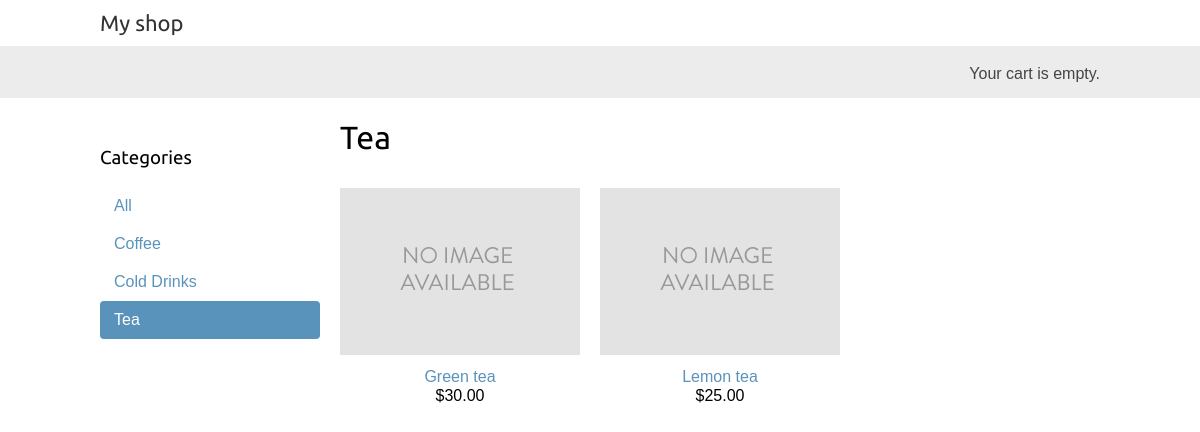
Page /tea/ on the committed database.
### shop/models.py (models this page shows, shortened)
class Category(models.Model):
    name = models.CharField(max_length=200)
    slug = models.SlugField(max_length=200, unique=True)
    class Meta:
        ordering = ['name']
        indexes = [
            models.Index(fields=['name'])
        ]
        verbose_name = 'category'
        verbose_name_plural = 'categories'
    def get_absolute_url(self):
        return reverse('shop:product_list_by_category', args=[self.slug])

class Product(models.Model):
    category = models.ForeignKey(Category, related_name='products', on_delete=models.CASCADE)
    name = models.CharField(max_length=200)
    slug = models.SlugField(max_length=200)
    image = models.ImageField(upload_to='products/%Y/%m/%d', blank=True)
    description = models.TextField(blank=True)
    price = models.DecimalField(max_digits=10, decimal_places=2)
    available = models.BooleanField(default=True)
    created = models.DateTimeField(auto_now_add=True)
    updated = models.DateTimeField(auto_now=True)
    class Meta:
        ordering = ['name']
        indexes = [
            models.Index(fields=['id','slug']),
            models.Index(fields=['name']),
            models.Index(fields=['-created'])
        ]
    def get_absolute_url(self):
        return reverse('shop:product_detail', args=[self.id, self.slug])

### shop/views.py (the view)
# urls.py: path('', views.product_list, name="product_list"),
def product_list(request, category_slug=None):  #category_slug=None means this parameter is optional
    category = None
    categories = Category.objects.all()
    products = Product.objects.filter(available=True)
    if category_slug:
        category = get_object_or_404(Category, slug=category_slug)
        products = products.filter(category=category)
    return render(request, 'shop/product/list.html',
                    {'category':category,
                    'categories':categories,        # categories should be int ? from where ?
                    'products':products})

### cart/cart.py (called while the page is built)
    def __len__(self): # count all items in cart
        return sum(item['quantity'] for item in self.cart.values())

### cart/context_processors.py (called while the page is built)
def cart(request):
    return {'cart': Cart(request)}

### shop/templates/shop/product/list.html (shortened to what this page needs)
{% extends "shop/base.html" %}
{% load static %}
{% block content %}
    <div id="sidebar">
        <h3>Categories</h3>
        <ul>
            <li {% if not category %}class="selected"{% endif %}>
                <a href="{% url "shop:product_list" %}">All</a>
            </li>
            {% for c in categories %}
            <li {% if category.slug == c.slug %}class="selected"
            {% endif %}>
            <a href="{{ c.get_absolute_url }}">{{ c.name }}</a>
            </li>
        {% endfor %}
        </ul>
    </div>
    <div id="main" class="product-list">
        <h1>{% if category %}{{ category.name }}{% else %}Products
        {% endif %}</h1>
        {% for product in products %}
            <div class="item">
                <a href="{{ product.get_absolute_url }}">
                    <img src="{% if product.image %}{{ product.image.url }}{% else %}
                    {% static "img/no_image.png" %}{% endif %}">
                </a>
                <a href="{{ product.get_absolute_url }}">{{ product.name }}</a>
                <br>
                ${{ product.price }}
            </div>
        {% endfor %}
    </div>
{% endblock content%}

### shop/static/css/base.css (style rules this page uses)
body { margin:0; padding:0; font-family:helvetica, sans-serif; }
h1, h2, h3, h4, h5 , h6 { font-family: 'Ubuntu', sans-serif; font-weight:normal; }
a { text-decoration:none; color:#5993bb; }
#sidebar { width:220px; padding:30px 20px 0 0; float:left; }
#sidebar ul { margin:0; padding:0; }
#sidebar ul li { margin:0; list-style:none; padding:10px 14px; }
#sidebar ul li a { display:block; }
#sidebar ul li.selected { background:#5993bb; border-radius:4px; }
#sidebar ul li.selected a { color:#fff; }
#main { float:left; width: 96%; margin-right:-220px; overflow:hidden; }
.product-list .item { width:25%; padding:10px 20px 10px 0; float:left; text-align:center; line-height:1.2; }
.product-list .item img { width:100%; margin-bottom:8px; }

### rows in the picture
Category: name "Coffee"
Category: name "Cold Drinks"
Category: name "Tea"
Product: name "Green tea", price "30.00"
Product: name "Lemon tea", price "25.00"
